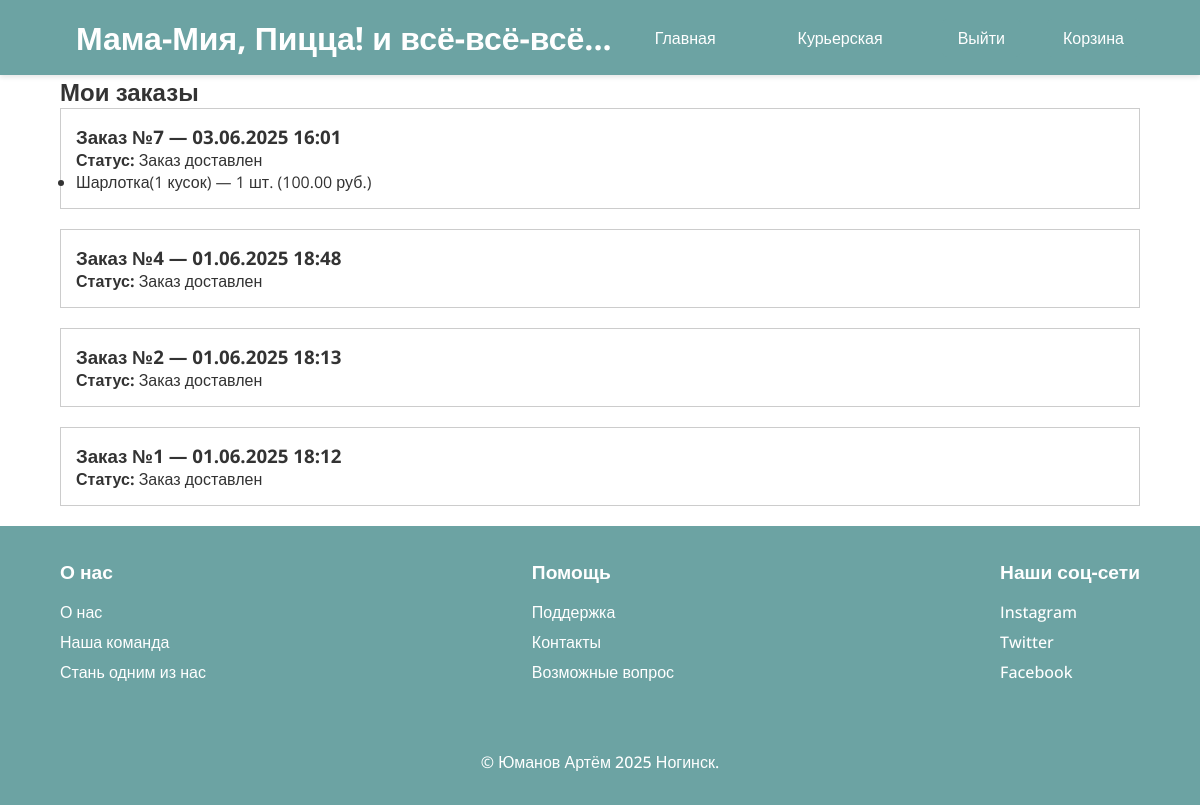
Page /my-orders/ (signed in) on the earlier database version.
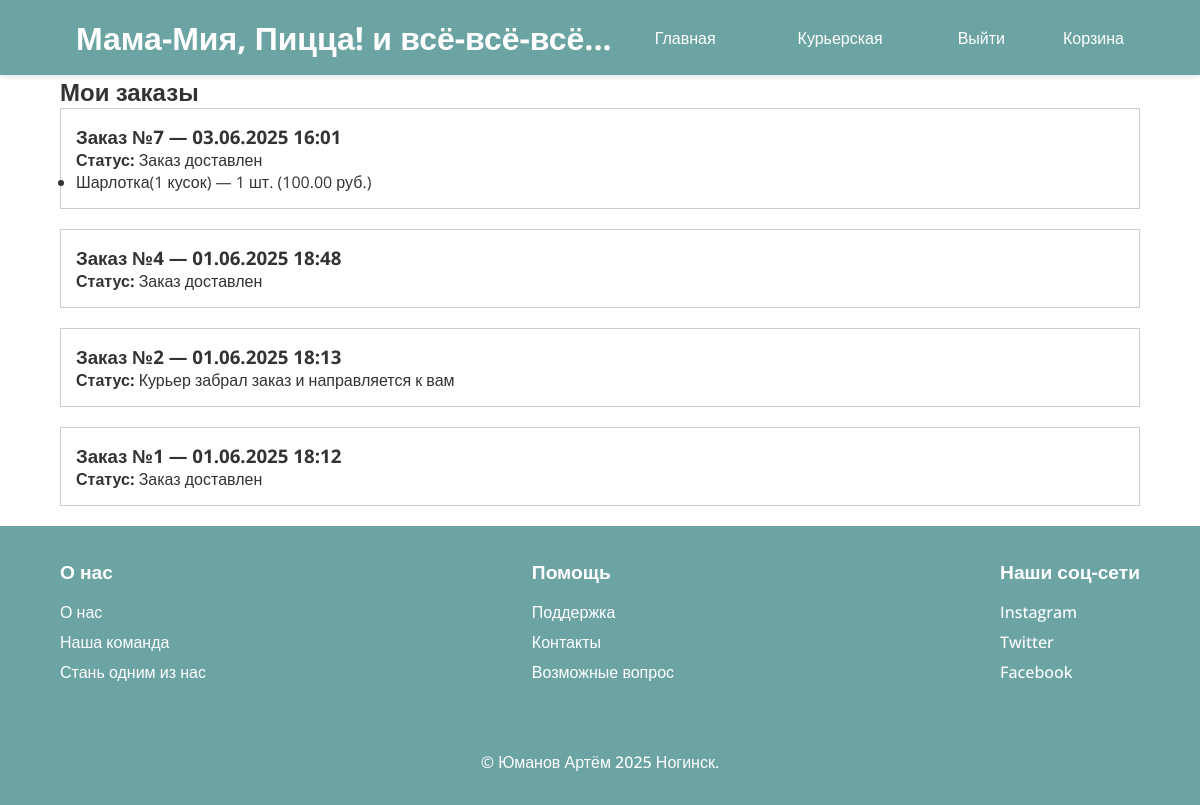
Same page on the later database version.
### main/models.py (models this page shows, shortened)
class Order(models.Model):
    STATUS_CHOICES = [
        ("Курьер забрал заказ и направляется к вам", "Курьер забрал заказ и направляется к вам"),
        ("Заказ доставлен", "Заказ доставлен"),
    ]
    user = models.ForeignKey(User, on_delete=models.CASCADE, related_name="orders")
    status = models.CharField(max_length=100, choices=STATUS_CHOICES, default="Курьер забрал заказ и направляется к вам")
    courier = models.ForeignKey(User, on_delete=models.SET_NULL, null=True, blank=True, related_name="deliveries")
    created_at = models.DateTimeField(auto_now_add=True)

### main/views.py (the view)
# urls.py: path('my-orders/', views.my_orders_view, name='my_orders'),
@login_required
def my_orders_view(request):
    orders = request.user.orders.prefetch_related("items__product").order_by("-created_at")
    return render(request, "main/my_orders.html", {"orders": orders})

### main/models.py (called while the page is built)
    def total_price(self):
        return self.quantity * self.product.price

### main/templates/main/my_orders.html (shortened to what this page needs)
{% extends "main/base.html" %}
{% block content %}
<div class="container">
    <h2>Мои заказы</h2>
    {% if orders %}
        {% for order in orders %}
        <div style="border: 1px solid #ccc; padding: 15px; margin-bottom: 20px;">
            <h3>Заказ №{{ order.id }} — {{ order.created_at|date:"d.m.Y H:i" }}</h3>
            <p><strong>Статус:</strong> {{ order.status }}</p>
            <ul>
                {% for item in order.items.all %}
                    <li>{{ item.product.name }} — {{ item.quantity }} шт. ({{ item.total_price }} руб.)</li>
                {% endfor %}
            </ul>
        </div>
        {% endfor %}
    {% else %}
        <p>У вас пока нет заказов.</p>
    {% endif %}
</div>
{% endblock %}

Differences in the rows shown:
changed Order id 2: status "Заказ доставлен" → "Курьер забрал заказ и направляется к вам"
